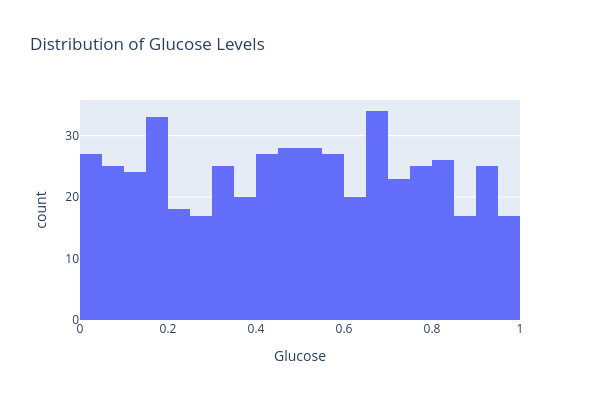

The notebook cell this image was saved under:
### Markdown cell above
### 2. Distribution of Glucose level

### Code cell
fig = px.histogram(
    data,
    x="Glucose",
    nbins=30,
    title="Distribution of Glucose Levels",
    width=600, height=400
)
fig.show()

### Figure 1 — Plotly figure (JSON) as saved in the notebook; plotly's stock layout.template omitted (floating-point values rounded to 4 significant figures; data arrays with more than 128 entries replaced by an {"elided": "..."} marker saying what was removed)
{"data": [{"bingroup": "x", "hovertemplate": "Glucose=%{x}<br>count=%{y}<extra></extra>", "legendgroup": "", "marker": {"color": "#636efa", "pattern": {"shape": ""}}, "name": "", "nbinsx": 30, "orientation": "v", "showlegend": false, "type": "histogram", "x": {"elided": "486 float values"}, "xaxis": "x", "yaxis": "y"}], "layout": {"barmode": "relative", "height": 400, "legend": {"tracegroupgap": 0}, "title": {"text": "Distribution of Glucose Levels"}, "width": 600, "xaxis": {"anchor": "y", "domain": [0, 1], "title": {"text": "Glucose"}}, "yaxis": {"anchor": "x", "domain": [0, 1], "title": {"text": "count"}}}}
